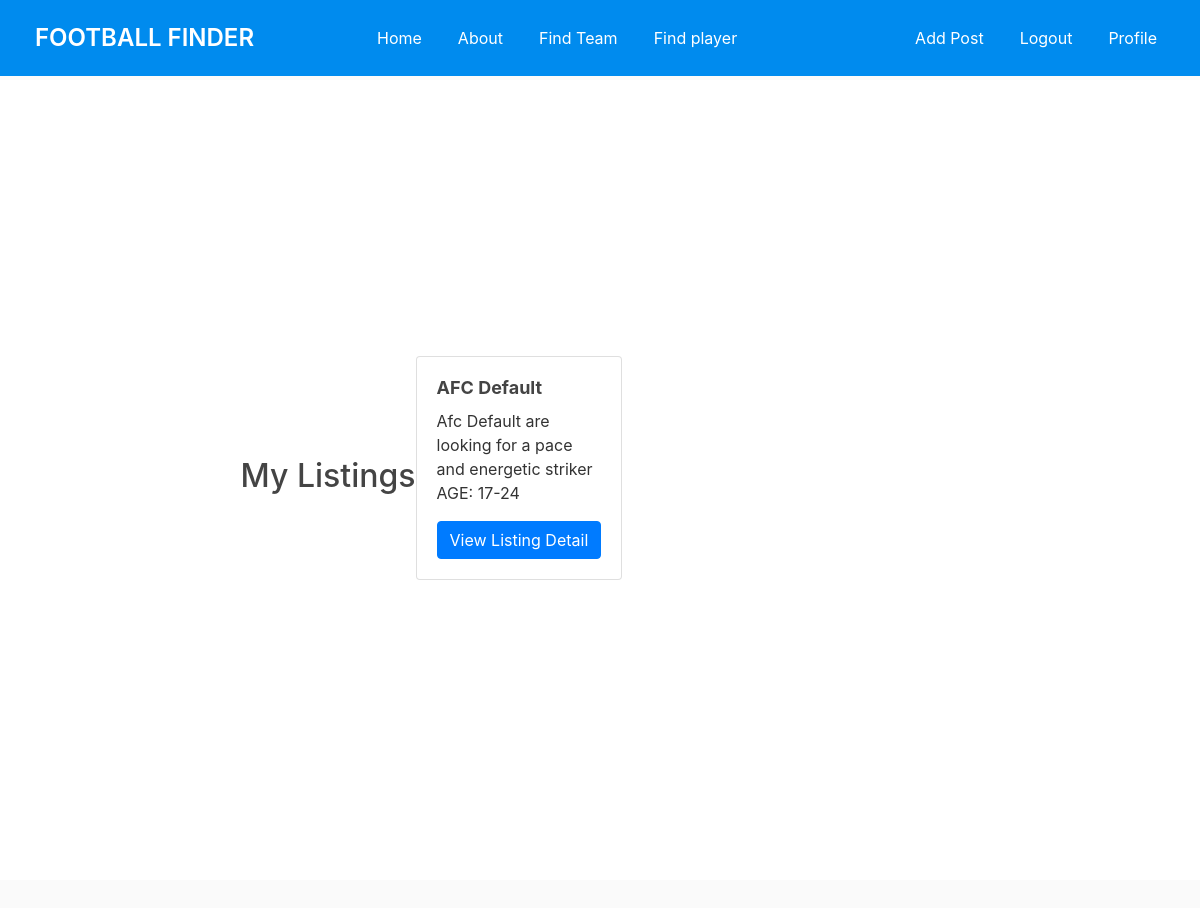
/my-listings (signed in), run on an earlier commit of the app's database.
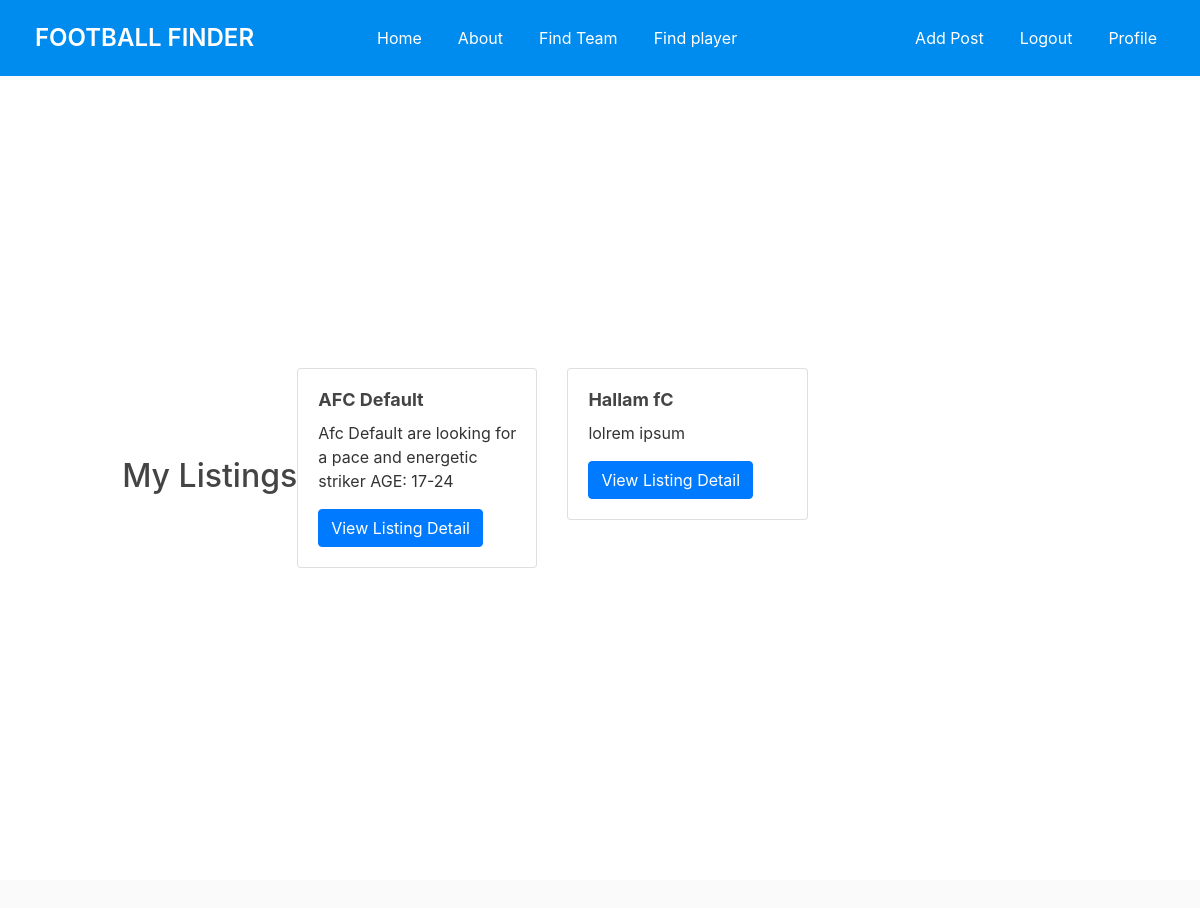
And on a later commit of the database.
### ffinderapp/models.py (models this page shows, shortened)
class Listing(models.Model):
    team = models.ForeignKey(get_user_model(), on_delete=models.CASCADE)  # Assuming team is a custom user model
    title = models.CharField(max_length=100)
    description = models.TextField()
    requirements = models.TextField()
    created_at = models.DateTimeField(auto_now_add=True)
    location = models.CharField(max_length=100, default='')
    city = models.CharField(max_length=100, default='')
    photo = models.ImageField(upload_to='media/listing_photos/', null=True, blank=True)  # Adding photo field
    positions = models.CharField(max_length=100, default='')
    user_profile = models.ForeignKey('CustomUser', on_delete=models.CASCADE, null= True)

### ffinderapp/views.py (the view)
# urls.py: path('my-listings', views.my_listings, name='my_listings'),
def my_listings(request):
    user = request.user
    listings = user.listing_set.all()
    return render(request, 'ffinderapp/my_listings.html', {'listings': listings})

### ffinderapp/templates/ffinderapp/my_listings.html
{% extends "ffinderapp/base.html" %}
{% block content %}
  <h2>My Listings</h2>
  <div class="row">
    {% for listing in listings %}
      <div class="col-md-4">
        <div class="card mb-4">
          <div class="card-body">
            <h5 class="card-title">{{ listing.title }}</h5>
            <p class="card-text">{{ listing.description }}</p>
            <a href="{% url 'listing_detail' listing.id %}" class="btn btn-primary">View Listing Detail</a>
          </div>
        </div>
      </div>
    {% endfor %}
  </div>
{% endblock %}

What changed in the data, as far as the page shows it:
added Listing: title "Hallam fC", description "lolrem ipsum"
